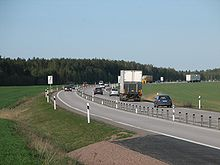
#> input picture houghcircletest.jpg, 220 x 165 px, given in place of FF_besser_Trim.mp4, which was not available
$ python lane_detection_video.py
#> lines starting #> are read from the running program, lines starting #| are printed output that depends on the picture; after the words box and inside, x2 and y2 are one past the last pixel; in counts of white or black regions, pixels touching at a corner belong together; pictures that were not available may be replaced by others from this repository, and a replacement may not be noted
#> in do, frame is the input picture: shape (165, 220, 3); mean B, G, R 131.8, 133.4, 121.4
import cv2
import numpy as np
import math

def trimDimensions(source):
    trimmedVideo = source[math.floor(source.shape[0] * (1/4)):source.shape[0], math.floor(source.shape[1] * (1/5)):math.ceil(source.shape[1] * (4/5))]
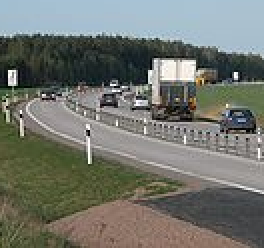
#> trimmedVideo: shape (124, 132, 3) (shown 2 times larger); mean B, G, R 109.7, 116.8, 113.8
    return trimmedVideo

'''
Calculates the birds eye view transformation matrix and transforms
the given input image to the desired transformedImage
'''
def birdsEyeTransform(image):
    source = np.float32([
        [0,50 + image.shape[0] / 2], # (0, halbe bildhoehe)
        [image.shape[1],50 + image.shape[0] / 2], # (bildbreite, halbe bildhoehe)
        [0,image.shape[0]], # (0,bildhoehe)
        [image.shape[1],image.shape[0]]
        ])
    destination = np.float32([[0,0],[image.shape[1],0],[0,image.shape[0]],[image.shape[1],image.shape[0]]])
#> destination = [[0, 0], [132, 0], [0, 124], [132, 124]]
    transformMatrix = cv2.getPerspectiveTransform(source, destination)
    transformedImage = cv2.warpPerspective(image, transformMatrix, (image.shape[1],image.shape[0]))
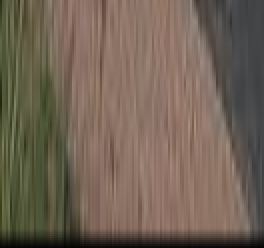
#> transformedImage: shape (124, 132, 3) (shown 2 times larger); mean B, G, R 84.3, 98.4, 113.1

    cv2.imshow("Bird view",transformedImage)
    return transformedImage

def do():
    video = cv2.VideoCapture("FF_besser_Trim.mp4")

    while True:
        ret, frame = video.read()

        if not ret:
            video = cv2.VideoCapture("FF_besser_Trim.mp4")
            continue

        frame = trimDimensions(frame)
        frame = birdsEyeTransform(frame)
        grayVideo = cv2.cvtColor(frame, cv2.COLOR_BGR2GRAY)
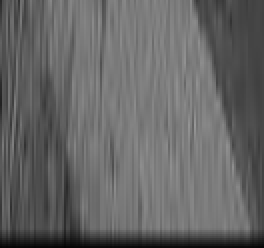
#> grayVideo: shape (124, 132) (shown 2 times larger); min 4, max 152, mean 101.2
        canny = cv2.Canny(grayVideo, 128, 255)
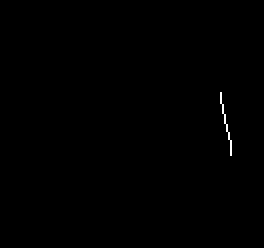
#> canny: shape (124, 132) (shown 2 times larger); 0.2% white in thin lines or dots, all inside (x1, y1, x2, y2) = (110, 46, 116, 78)

        #put mask on canny
        '''
        mask = np.zeros_like(canny)
        pointsOfInterest = np.array([[300,frame.shape[0] - 160],[505,475],[720,475],[870,frame.shape[0] - 160],[620,520],[550,610],[400,610]])
        cv2.fillPoly(mask, [pointsOfInterest], 255)
        maskedCanny = cv2.bitwise_and(canny,mask)
        '''
        #blurredMaskedCanny = cv2.GaussianBlur(maskedCanny, (5,5),0)

        # hough on masked canny
        houghLine = cv2.HoughLinesP(canny, 1, np.pi/180, 9, np.array([]), 8, 200)
#> houghLine = [[110, 49, 115, 74]]
        try:
            for x1, y1, x2, y2 in houghLine[0]:
                maxOfX = max(x1, x2)
                minOfX = min(x1, x2)
                maxOfY = max(y1, y2)
                minOfY = min(y1, y2)
                slope = abs((maxOfY - minOfY) / (maxOfX - minOfX))
                if slope > 0.25 and slope < math.inf:
                    cv2.line(frame, (x1, y1),(x2, y2),(0,255,0),2)
#> this loop made 1 pass
#> (x1, y1, x2, y2, maxOfX, minOfX, maxOfY, minOfY) on pass 1: (110, 49, 115, 74, 115, 110, 74, 49)
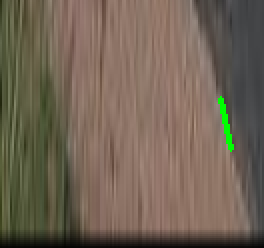
#> frame: shape (124, 132, 3) (shown 2 times larger); 0.49% of pixels changed, all inside (x1, y1, x2, y2) = (109, 48, 117, 76)
        except:
            pass

        cv2.imshow("canny", canny)
        cv2.imshow("hough", frame)

        key = cv2.waitKey(25)
#> (key Esc is pressed here)
        if key == 27:
            break
    video.release()

if __name__ == '__main__':
    do()

cv2.destroyAllWindows()

$ run again, on Autobahnspur2.jpg
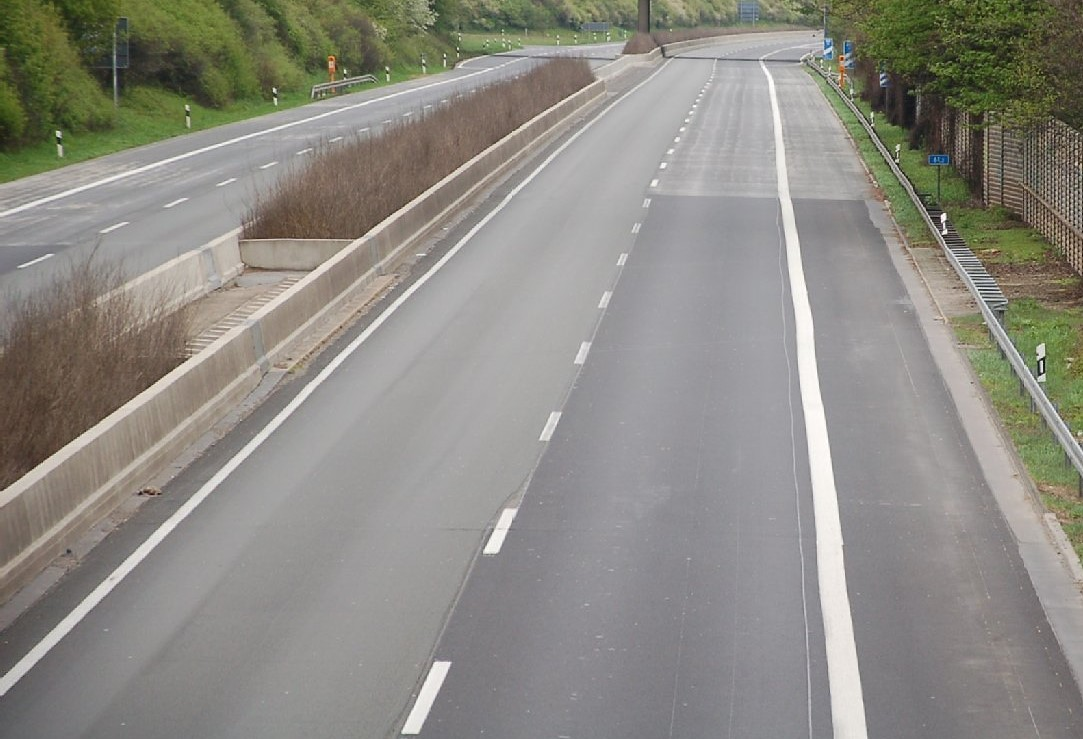
#> input picture Autobahnspur2.jpg, 1083 x 739 px, given in place of FF_besser_Trim.mp4, which was not available
#> in do, frame is the input picture: shape (739, 1083, 3); mean B, G, R 131.7, 139.1, 141.1
#> in birdsEyeTransform, `transformedImage = cv2.warpPerspective(image, transformMatrix, (image...`:
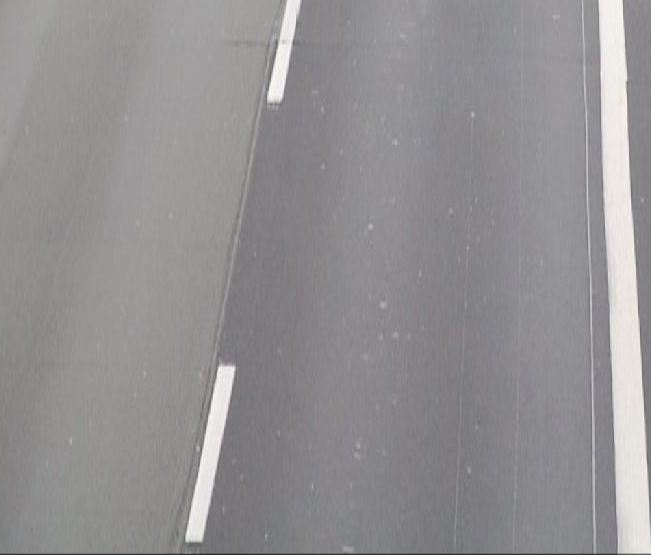
#> transformedImage: shape (555, 651, 3); mean B, G, R 146.7, 144.8, 146.3
#> in do, `canny = cv2.Canny(grayVideo, 128, 255)`:
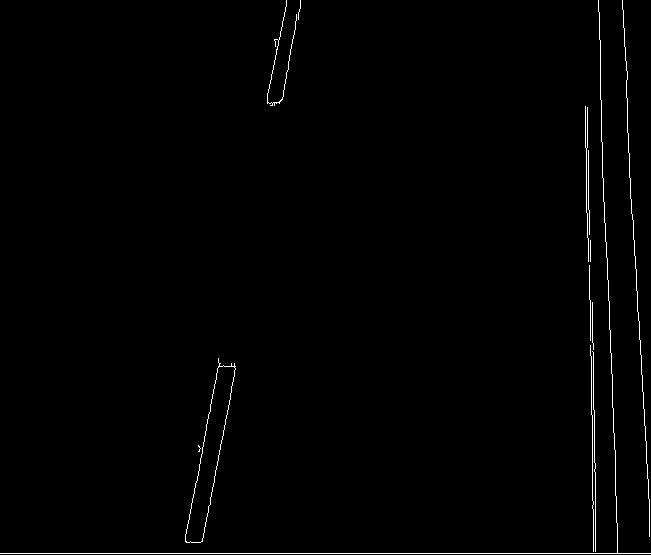
#> canny: shape (555, 651); 0.9% white in thin lines or dots
#> houghLine = 34 rows, first 6: [0, 553, 650, 553], [622, 1, 649, 534], [598, 0, 617, 552], [587, 114, 593, 514], [202, 541, 235, 368], [185, 536, 218, 362]
#> the loop in do, `for x1, y1, x2, y2 in houghLine[0]:` made 1 pass
#> (x1, y1, x2, y2, maxOfX, minOfX, maxOfY, minOfY) on pass 1: (0, 553, 650, 553, 650, 0, 553, 553)

$ run again, on Autobahnspur3.jpg
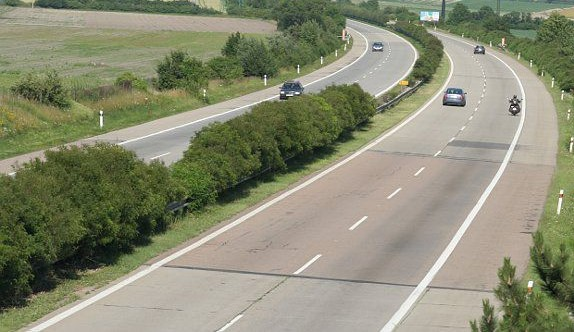
#> input picture Autobahnspur3.jpg, 574 x 332 px, given in place of FF_besser_Trim.mp4, which was not available
#> in do, frame is the input picture: shape (332, 574, 3); mean B, G, R 114.9, 139.2, 137.3
#> in birdsEyeTransform, `transformedImage = cv2.warpPerspective(image, transformMatrix, (image...`:
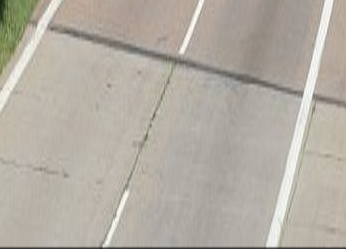
#> transformedImage: shape (249, 346, 3); mean B, G, R 163.8, 173.7, 179.6
#> in do, `canny = cv2.Canny(grayVideo, 128, 255)`:
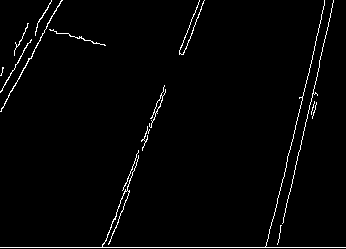
#> canny: shape (249, 346); 2.1% white in thin lines or dots
#> houghLine = 26 rows, first 6: [0, 247, 345, 247], [122, 190, 199, 0], [1, 111, 57, 6], [266, 245, 312, 59], [277, 244, 333, 2], [0, 92, 51, 0]
#> the loop in do, `for x1, y1, x2, y2 in houghLine[0]:` made 1 pass
#> (x1, y1, x2, y2, maxOfX, minOfX, maxOfY, minOfY) on pass 1: (0, 247, 345, 247, 345, 0, 247, 247)

$ run again, on Autobahnspuren.jpg
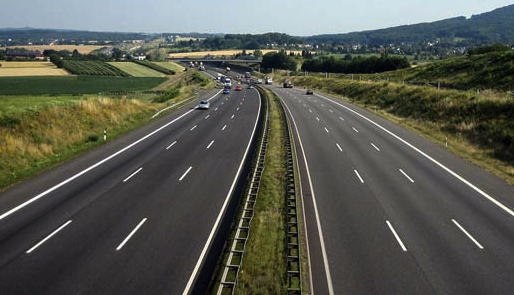
#> input picture Autobahnspuren.jpg, 514 x 295 px, given in place of FF_besser_Trim.mp4, which was not available
#> in do, frame is the input picture: shape (295, 514, 3); mean B, G, R 79.9, 88.8, 86.8
#> in do, `canny = cv2.Canny(grayVideo, 128, 255)`:
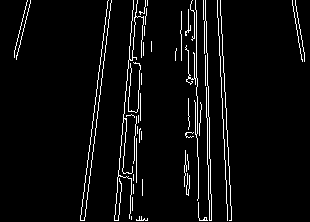
#> canny: shape (222, 310); 4.7% white in thin lines or dots
#> houghLine = 48 rows, first 6: [195, 0, 199, 220], [114, 220, 133, 1], [180, 30, 186, 194], [217, 6, 227, 215], [84, 220, 111, 0], [194, 12, 197, 200]
#> the loop in do, `for x1, y1, x2, y2 in houghLine[0]:` made 1 pass
#> (x1, y1, x2, y2, maxOfX, minOfX, maxOfY, minOfY) on pass 1: (195, 0, 199, 220, 199, 195, 220, 0)
#> after the loop in do, `for x1, y1, x2, y2 in houghLine[0]:`:
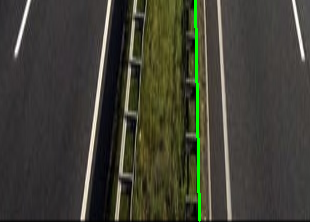
#> frame: shape (222, 310, 3); mean B, G, R 52.7, 64, 64.1
